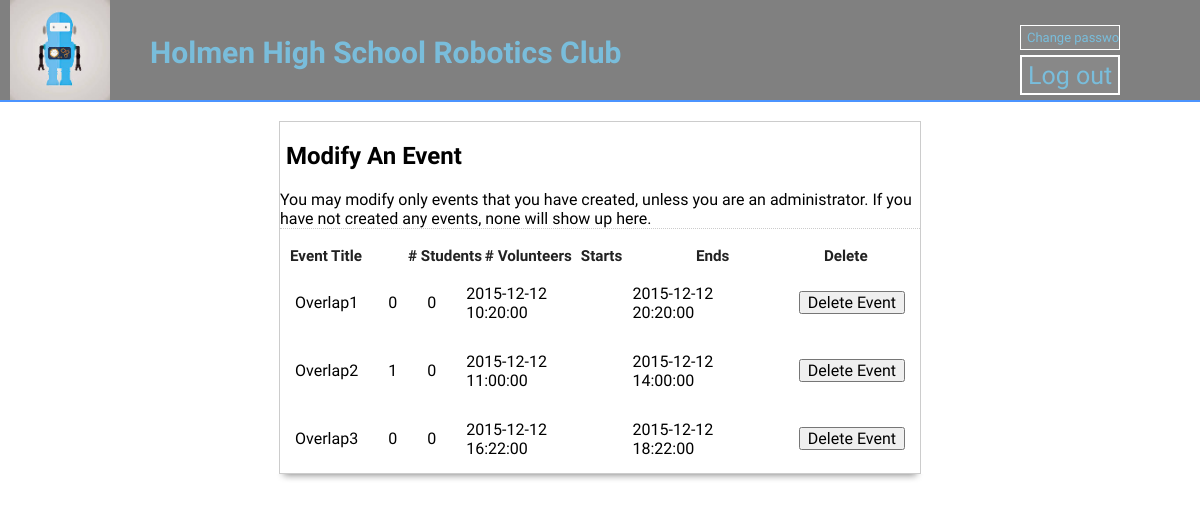
Page /modifyEvent.php (signed in) on the earlier database version.
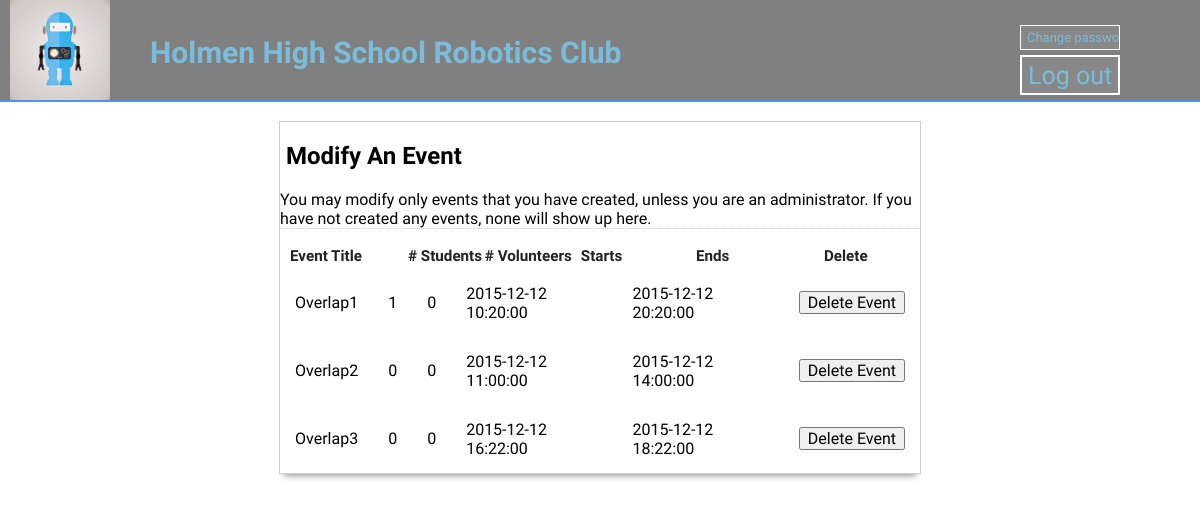
Same page on the later database version.
### tables this page shows
CREATE TABLE IF NOT EXISTS `events` (
  `eventId` int(11) NOT NULL,
  `title` text NOT NULL,
  `description` text NOT NULL,
  `startDateTime` datetime NOT NULL COMMENT 'Format YYYY-MM-DD HH:MM:SS',
  `endDateTime` datetime NOT NULL COMMENT 'format YYYY-MM-DD HH:MM:SS',
  `minVolunteers` int(11) NOT NULL,
  `maxVolunteers` int(11) NOT NULL,
  `minStudents` int(11) NOT NULL,
  `maxStudents` int(11) NOT NULL,
  `creator` text NOT NULL,
  `removed` int(11) NOT NULL
);

### modifyEvent.php (the view, shortened to what this page needs)
<!doctype html>
<html>
	<head>
		<link rel="stylesheet" type="text/css" href="normalize.css/normalize.css" />
		<link rel="stylesheet" type="text/css" href="theme.css" />
		<link rel="stylesheet" type="text/css" href="forms/view.css" media="all">
		<link rel="stylesheet" type="text/css" href="jquery.confirm/jquery.confirm.css" />
	</head>
	<body>
		<div id = "title">
			<a href="Volunteer.php">
				<h2 id = "titleName">
					<img id = "titleIcon" src = "img/bot2.jpg"  alt="icon"> Holmen High School Robotics Club
				</h2>
			</a>
			<input id = "log" class="button"  type="button" onClick="location.href='logout.php'" value="Log out">
			<input id = "changePassword" class="button"  type="button" onClick="location.href='changePassword.php'" value="Change password">
		</div>
		<div id="main_body">&nbsp;
			<div id="form_container">
				<h2>&nbsp;<a style="width: 637px">Modify An Event</a></h2>
				<div class="form_description">
					You may modify only events that you have created,
					unless you are an administrator.  If you have not created any events,
					none will show up here.
				</div>
				<?php
				$user = $_SESSION['login_user'];
				$type = $_SESSION['login_auth'];
				$connection = mysqli_connect("localhost", "root", "091904", "holmenHighSchool");
				if ($type == 'A'){
					$query = "select * from events where removed !=1 GROUP BY startDateTime";
				}
				else {
					$query = "select * from events where creator='$user' and removed!=1 GROUP BY startDateTime";
				}
				$result = mysqli_query($connection, $query);
				if (mysqli_num_rows($result)) {
					echo '<div style="position: relative; left: 10px; top: 0px; width: 20%; display: inline-block; float: left;"><label class="description">Event Title</label></div>
						<div style="float: left; width: 12%; display: inline-block;"><label class="description"># Students</label></div>
						<div style="float: left; width: 15%; display: inline-block;"><label class="description"># Volunteers</label></div>
						<div style="float: left; width: 18%; display: inline-block;"><label class="description">Starts</label></div>
						<div style="float: left; width: 20%; display: inline-block;"><label class="description">Ends</label></div>
						<div style="float: left; width: 15%; display: inline-block;"><label class="description">Delete</label></div>
						<table align="center" cellpadding="25">';
					while($row = mysqli_fetch_assoc($result)) {
						$id = $row['eventId'];
						$numStudents = 0;
						$numVolunteers = 0;
						if (!$result2 = mysqli_query($connection, "SELECT * FROM eventParticipation WHERE eventId=$id AND type='S'")){
							echo "<div>Database error finding student count</div>";
						}
						else {
							$numStudents = mysqli_num_rows($result2);
						}
						if (!$result2 = mysqli_query($connection, "SELECT * FROM eventParticipation WHERE eventId=$id AND type='V'")){
							echo "<div>Database error finding volunteer count</div>";
						}
						else {
							$numVolunteers = mysqli_num_rows($result2);
						}
						echo '<tr><form class="appnitro" method="post" action=""><input type="hidden" name="event" value="'
							.$row["eventId"].'"><td>'.$row["title"]."</td><td>".$numStudents."</td><td>".$numVolunteers
							."</td><td>".$row["startDateTime"]."</td><td>"
							.$row["endDateTime"].'</td><td><input id="signup" class="button_text" type="submit" name="submit"
							value="Delete Event"></td></form></tr>';
					}
					echo "</table>";
				}
				else {
					echo "Zero results.";
				}
				?>
			</div>
			<img id="bottom" src="forms/bottom.png" alt="">
		</div>
	</body>
</html>

### theme.css (style rules this page uses)
body { font-family: 'Cuprum','Lucida Sans Unicode', 'Lucida Grande', sans-serif; }
#title { position:relative; overflow:hidden; border-bottom: 2px solid rgb(75,148,255); width: 100%; height: 100px; background: grey; }
#titleName { position: relative; top: 10px; font-size: 30px; color: rgb(121,189,219); left: 150px; width: 50%; }
#titleIcon { height: 100px; width: 100px; position: absolute; left: -140px; top: -35px; }
.button { position: absolute; }
#changePassword { border: hidden; height:25px; width:100px; color: rgb(121,189,219); background-color: #888888; top:25px; left: 85%; font-size: 13px; border: 1px solid white; }
#log { height:40px; width:100px; color: rgb(121,189,219); background-color: #888888; border-color: white; top:55px; left:85%; font-size: 25px; border-style: solid; }
a { text-decoration: none; }

### forms/view.css (style rules this page uses)
#form_container { background:#fff; border:1px solid #ccc; margin:0 auto; text-align:left; width:640px; }
#bottom { display:block; height:10px; margin:0 auto; width:650px; }
form.appnitro { margin:20px 20px 0; padding:0 0 20px; }
img { behavior:url(css/iepngfix.htc); border:none; }
.appnitro { font-family:Lucida Grande, Tahoma, Arial, Verdana, sans-serif; font-size:small; }
.form_description { border-bottom:1px dotted #ccc; clear:both; display:inline-block; margin:0 0 1em; }
.form_description[class] { display:block; }
input.button_text { overflow:visible; padding:0 7px; width:auto; }
label.description { border:none; color:#222; display:block; font-size:95%; font-weight:700; line-height:150%; padding:0 0 1px; }

Differences in the rows shown:
changed events "Overlap1": numStudents "0" → "1"
computed for events "Overlap2": numStudents "1" → "0"
